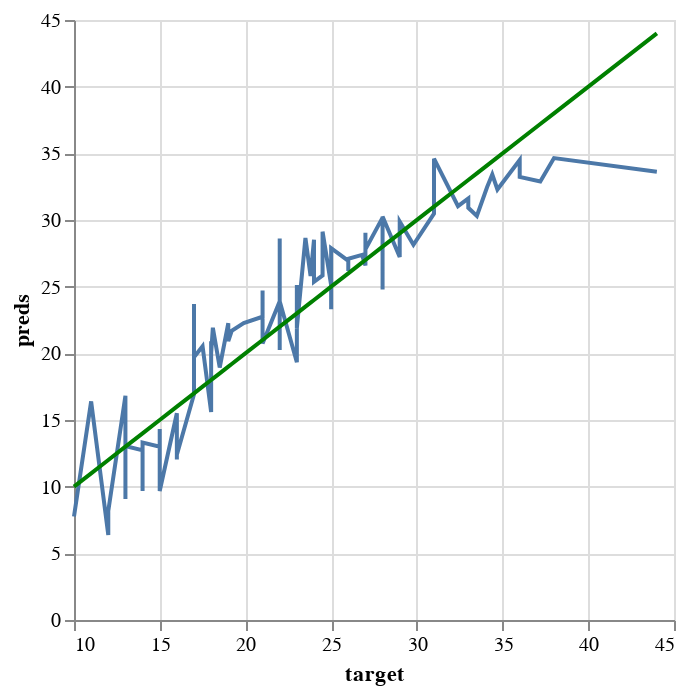

Notebook code cell kept with this figure:
### Code cell
# Solution
perfect_test = alt.Chart(pd.DataFrame({'target': y_test, 'preds': y_test})).mark_line(color='green').encode(
    x='target',
    y='preds'
)

pred_chart_test = alt.Chart(pd.DataFrame({'target': y_test, 'preds': y_test_preds_2})).mark_line().encode(
    x='target',
    y='preds'
  )

pred_chart_test + perfect_test

### Figure 1 — Vega-Lite specification as saved in the notebook (floating-point values rounded to 4 significant figures)
{"config": {"view": {"continuousWidth": 300, "continuousHeight": 300}}, "layer": [{"data": {"name": "data-42e3911072e38ff938ce11ce264dd2ac"}, "mark": {"type": "line"}, "encoding": {"x": {"field": "target", "type": "quantitative"}, "y": {"field": "preds", "type": "quantitative"}}}, {"data": {"name": "data-09910621c1ee094c024cf7417bfcae54"}, "mark": {"type": "line", "color": "green"}, "encoding": {"x": {"field": "target", "type": "quantitative"}, "y": {"field": "preds", "type": "quantitative"}}}], "$schema": "https://vega.github.io/schema/vega-lite/v5.20.1.json", "datasets": {"data-42e3911072e38ff938ce11ce264dd2ac": [{"target": 33.0, "preds": 31.62}, {"target": 28.0, "preds": 30.18}, {"target": 19.0, "preds": 22.26}, {"target": 13.0, "preds": 16.82}, {"target": 14.0, "preds": 12.73}, {"target": 27.0, "preds": 26.59}, {"target": 24.0, "preds": 28.51}, {"target": 13.0, "preds": 9.077}, {"target": 17.0, "preds": 16.93}, {"target": 21.0, "preds": 22.75}, {"target": 15.0, "preds": 12.99}, {"target": 38.0, "preds": 34.64}, {"target": 26.0, "preds": 26.94}, {"target": 15.0, "preds": 14.32}, {"target": 25.0, "preds": 25.12}, {"target": 12.0, "preds": 6.381}, {"target": 31.0, "preds": 30.48}, {"target": 17.0, "preds": 23.69}, {"target": 16.0, "preds": 15.51}, {"target": 31.0, "preds": 34.6}, {"target": 22.0, "preds": 23.91}, {"target": 22.0, "preds": 20.26}, {"target": 22.0, "preds": 28.61}, {"target": 33.5, "preds": 30.3}, {"target": 18.0, "preds": 15.6}, {"target": 44.0, "preds": 33.62}, {"target": 26.0, "preds": 26.18}, {"target": 24.5, "preds": 25.84}, {"target": 18.1, "preds": 21.92}, {"target": 12.0, "preds": 8.183}, {"target": 27.0, "preds": 29.05}, {"target": 36.0, "preds": 34.51}, {"target": 23.0, "preds": 19.33}, {"target": 24.0, "preds": 25.36}, {"target": 37.2, "preds": 32.88}, {"target": 16.0, "preds": 12.05}, {"target": 21.0, "preds": 24.71}, {"target": 19.2, "preds": 21.69}, {"target": 16.0, "preds": 12.4}, {"target": 29.0, "preds": 27.23}, {"target": 26.8, "preds": 27.38}, {"target": 27.0, "preds": 27.8}, {"target": 18.0, "preds": 20.91}, {"target": 10.0, "preds": 7.762}, {"target": 23.0, "preds": 23.83}, {"target": 36.0, "preds": 33.23}, {"target": 26.0, "preds": 27.09}, {"target": 25.0, "preds": 24.76}, {"target": 25.0, "preds": 23.31}, {"target": 25.0, "preds": 27.97}, {"target": 22.0, "preds": 23.91}, {"target": 34.1, "preds": 32.47}, {"target": 32.4, "preds": 31.04}, {"target": 13.0, "preds": 10.59}, {"target": 23.5, "preds": 28.65}, {"target": 14.0, "preds": 9.679}, {"target": 18.5, "preds": 18.94}, {"target": 29.8, "preds": 28.14}, {"target": 28.0, "preds": 24.78}, {"target": 19.0, "preds": 20.91}, {"target": 11.0, "preds": 16.39}, {"target": 33.0, "preds": 30.91}, {"target": 23.0, "preds": 25.13}, {"target": 21.0, "preds": 20.73}, {"target": 23.0, "preds": 21.9}, {"target": 25.0, "preds": 24.99}, {"target": 23.8, "preds": 25.8}, {"target": 34.4, "preds": 33.41}, {"target": 24.5, "preds": 29.12}, {"target": 13.0, "preds": 13.05}, {"target": 34.7, "preds": 32.29}, {"target": 14.0, "preds": 13.3}, {"target": 15.0, "preds": 9.676}, {"target": 18.0, "preds": 20.02}, {"target": 25.0, "preds": 27.89}, {"target": 19.9, "preds": 22.27}, {"target": 17.5, "preds": 20.53}, {"target": 28.0, "preds": 30.27}, {"target": 29.0, "preds": 29.88}, {"target": 17.0, "preds": 19.71}], "data-09910621c1ee094c024cf7417bfcae54": [{"target": 33.0, "preds": 33.0}, {"target": 28.0, "preds": 28.0}, {"target": 19.0, "preds": 19.0}, {"target": 13.0, "preds": 13.0}, {"target": 14.0, "preds": 14.0}, {"target": 27.0, "preds": 27.0}, {"target": 24.0, "preds": 24.0}, {"target": 13.0, "preds": 13.0}, {"target": 17.0, "preds": 17.0}, {"target": 21.0, "preds": 21.0}, {"target": 15.0, "preds": 15.0}, {"target": 38.0, "preds": 38.0}, {"target": 26.0, "preds": 26.0}, {"target": 15.0, "preds": 15.0}, {"target": 25.0, "preds": 25.0}, {"target": 12.0, "preds": 12.0}, {"target": 31.0, "preds": 31.0}, {"target": 17.0, "preds": 17.0}, {"target": 16.0, "preds": 16.0}, {"target": 31.0, "preds": 31.0}, {"target": 22.0, "preds": 22.0}, {"target": 22.0, "preds": 22.0}, {"target": 22.0, "preds": 22.0}, {"target": 33.5, "preds": 33.5}, {"target": 18.0, "preds": 18.0}, {"target": 44.0, "preds": 44.0}, {"target": 26.0, "preds": 26.0}, {"target": 24.5, "preds": 24.5}, {"target": 18.1, "preds": 18.1}, {"target": 12.0, "preds": 12.0}, {"target": 27.0, "preds": 27.0}, {"target": 36.0, "preds": 36.0}, {"target": 23.0, "preds": 23.0}, {"target": 24.0, "preds": 24.0}, {"target": 37.2, "preds": 37.2}, {"target": 16.0, "preds": 16.0}, {"target": 21.0, "preds": 21.0}, {"target": 19.2, "preds": 19.2}, {"target": 16.0, "preds": 16.0}, {"target": 29.0, "preds": 29.0}, {"target": 26.8, "preds": 26.8}, {"target": 27.0, "preds": 27.0}, {"target": 18.0, "preds": 18.0}, {"target": 10.0, "preds": 10.0}, {"target": 23.0, "preds": 23.0}, {"target": 36.0, "preds": 36.0}, {"target": 26.0, "preds": 26.0}, {"target": 25.0, "preds": 25.0}, {"target": 25.0, "preds": 25.0}, {"target": 25.0, "preds": 25.0}, {"target": 22.0, "preds": 22.0}, {"target": 34.1, "preds": 34.1}, {"target": 32.4, "preds": 32.4}, {"target": 13.0, "preds": 13.0}, {"target": 23.5, "preds": 23.5}, {"target": 14.0, "preds": 14.0}, {"target": 18.5, "preds": 18.5}, {"target": 29.8, "preds": 29.8}, {"target": 28.0, "preds": 28.0}, {"target": 19.0, "preds": 19.0}, {"target": 11.0, "preds": 11.0}, {"target": 33.0, "preds": 33.0}, {"target": 23.0, "preds": 23.0}, {"target": 21.0, "preds": 21.0}, {"target": 23.0, "preds": 23.0}, {"target": 25.0, "preds": 25.0}, {"target": 23.8, "preds": 23.8}, {"target": 34.4, "preds": 34.4}, {"target": 24.5, "preds": 24.5}, {"target": 13.0, "preds": 13.0}, {"target": 34.7, "preds": 34.7}, {"target": 14.0, "preds": 14.0}, {"target": 15.0, "preds": 15.0}, {"target": 18.0, "preds": 18.0}, {"target": 25.0, "preds": 25.0}, {"target": 19.9, "preds": 19.9}, {"target": 17.5, "preds": 17.5}, {"target": 28.0, "preds": 28.0}, {"target": 29.0, "preds": 29.0}, {"target": 17.0, "preds": 17.0}]}}
